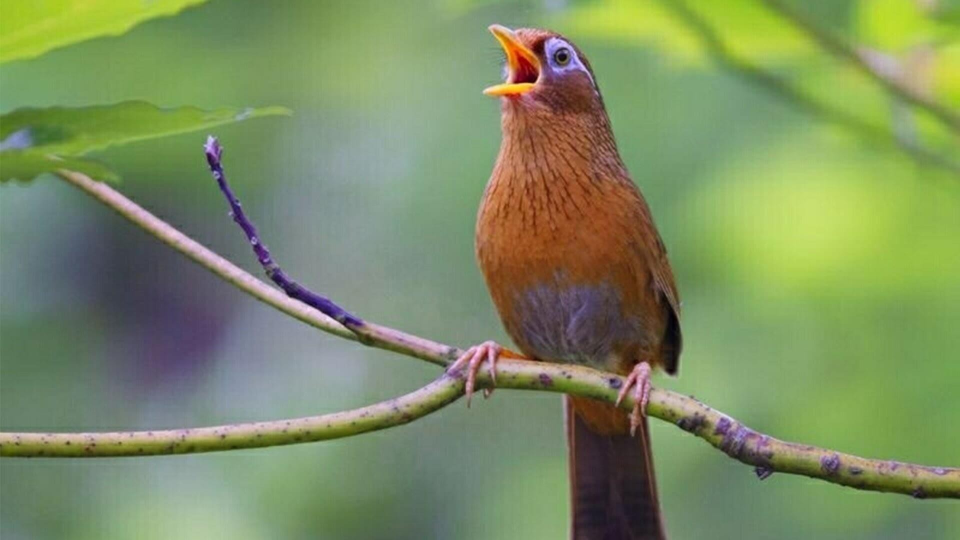
#> input picture data/samples/image-2.jpg, 1920 x 1080 px (shown at 1/2 size)
$ python -i wavelet_core.py   (imports and definitions only)
#> lines starting #> are read from the running program, lines starting #| are printed output that depends on the picture
#> in wavelet_hash_color, source is the input picture: PIL image 1920x1080 RGB; mean R, G, B 124.6, 140.7, 98.1
"""Core wavelet perceptual hashing algorithms (Slide 17 & Slide 18) and baseline hashes."""

from __future__ import annotations

import cv2
import numpy as np
import pywt
from PIL import Image


def _load_image_grayscale(image_input: str | np.ndarray | Image.Image) -> np.ndarray:
    """Normalize various image input formats into a 2D float32 grayscale NumPy array.

    Args:
        image_input: File path string, NumPy array (H, W) or (H, W, C), or PIL Image.

    Returns:
        np.ndarray: Grayscale float32 image of shape (H, W) normalized to [0.0, 255.0].
    """
    if isinstance(image_input, str):
        # PIL handles Unicode paths and makes the color conversion explicit.
        with Image.open(image_input) as source:
            return np.array(source.convert("L"), dtype=np.float32)

    if isinstance(image_input, Image.Image):
        pil_img = image_input.convert("L")
        return np.array(pil_img, dtype=np.float32)

    if isinstance(image_input, np.ndarray):
        if image_input.ndim == 2:
            return image_input.astype(np.float32)
        if image_input.ndim == 3:
            # NumPy color arrays follow the OpenCV BGR/BGRA convention.
            if image_input.shape[2] == 3:
                return cv2.cvtColor(
                    image_input.astype(np.uint8), cv2.COLOR_BGR2GRAY
                ).astype(np.float32)
            if image_input.shape[2] == 4:
                return cv2.cvtColor(
                    image_input.astype(np.uint8), cv2.COLOR_BGRA2GRAY
                ).astype(np.float32)

    raise ValueError(f"Unsupported image input type: {type(image_input)}")


def wavelet_hash(
    image: str | np.ndarray | Image.Image,
    wavelet: str = "db4",
    level: int = 1,
    bits: int = 8,
    mode: str = "median",
    image_size: tuple[int, int] = (256, 256),
) -> np.ndarray:
    """Calculate the project's LL-based hash; slide 18 does not define this design.

    Pipeline:
        1. Preprocess: Convert to grayscale float32 [0,1] and resize to image_size.
        2. Transform: Compute 2D Discrete Wavelet Transform (pywt.wavedec2).
        3. Extract: Isolate the approximation subband LL containing structural energy.
        4. Quantize: Binarize against the median (or mean) coefficient value.
        5. Encode: Return 1D binary bit array of length (bits * bits).

    Args:
        image: Path to image file, NumPy array, or PIL Image.
        wavelet: Mother wavelet family ('db4', 'haar', 'sym4', 'coif2'). Default 'db4'.
        level: Decomposition level (default 1).
        bits: Hash resolution along each axis, producing a total of (bits * bits) bits (default 8 -> 64 bits).
        mode: Quantization threshold mode ('median' or 'mean'). Default 'median'.
        image_size: Resize target (width, height), default (256, 256).

    Returns:
        np.ndarray: 1D uint8 array of 0s and 1s representing the binary hash code.
    """
    if bits < 1 or level < 1 or mode not in {"median", "mean"}:
        raise ValueError("Positive bits/level and median/mean mode are required.")
    if len(image_size) != 2 or min(image_size) < bits:
        raise ValueError("Image dimensions must be at least the hash side length.")
    img_gray = _load_image_grayscale(image)
    if not img_gray.size or not np.isfinite(img_gray).all():
        raise ValueError("Image must be nonempty and finite.")
    if img_gray.min() < 0 or img_gray.max() > 255:
        raise ValueError("Grayscale image values must be in [0,255] or [0,1].")
    if img_gray.max() > 1:
        img_gray = img_gray / 255.0
    img_resized = cv2.resize(img_gray, tuple(image_size), interpolation=cv2.INTER_AREA)
    if level > pywt.dwtn_max_level(img_resized.shape, wavelet):
        raise ValueError("Decomposition level exceeds the useful image/wavelet limit.")

    # 2D DWT Decomposition
    coeffs = pywt.wavedec2(img_resized, wavelet=wavelet, level=level, mode="symmetric")
#> coeffs = 2 items

    # coeffs[0] is the approximation subband cA_level (LL)
    ll_band = coeffs[0]
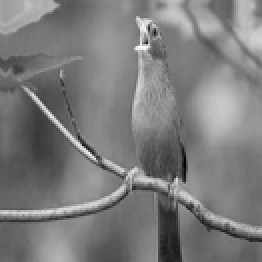
#> ll_band: shape (131, 131) float32 (shown 2 times larger); min 0.00576, max 2, mean 0.977; drawn with min black and max white

    # Resize LL to the configured bit-grid dimensions.
    ll_resized = cv2.resize(ll_band, (bits, bits), interpolation=cv2.INTER_AREA)

    # Quantization
    if mode == "mean":
        thresh = np.mean(ll_resized)
    else:
        thresh = np.median(ll_resized)
#> thresh = 0.971

    # Generate binary hash code
    hash_matrix = (ll_resized > thresh).astype(np.uint8)
    return hash_matrix.flatten()


def wavelet_hash_color(
    image: str | np.ndarray | Image.Image,
    wavelet: str = "db4",
    level: int = 1,
    bits: int = 8,
    mode: str = "median",
    image_size: tuple[int, int] = (256, 256),
) -> np.ndarray:
    """Hash an RGB image by concatenating independent R, G and B LL hashes.

    Args:
        image: RGB file/PIL image or RGB NumPy array shaped (H, W, 3).
        wavelet: Wavelet family passed to each 2D channel hash.
        level: Decomposition level for each channel.
        bits: Side length of each channel's bit matrix.
        mode: Per-channel LL threshold, ``median`` or ``mean``.
        image_size: Resize target as (width, height).

    Returns:
        Binary uint8 vector shaped (3 * bits * bits,), ordered R then G then B.
    """
    if isinstance(image, str):
        with Image.open(image) as source:
            rgb = np.asarray(source.convert("RGB"), dtype=np.uint8)
    elif isinstance(image, Image.Image):
        rgb = np.asarray(image.convert("RGB"), dtype=np.uint8)
    elif isinstance(image, np.ndarray):
        rgb = image
    else:
        raise ValueError("Expected an RGB image path, PIL image, or NumPy array.")
    if rgb.ndim != 3 or rgb.shape[2] != 3 or not rgb.size:
        raise ValueError("RGB array must have shape (H, W, 3) and be nonempty.")
    if not np.issubdtype(rgb.dtype, np.number) or not np.isfinite(rgb).all():
        raise ValueError("RGB image values must be finite numbers.")
    if rgb.min() < 0 or rgb.max() > 255:
        raise ValueError("RGB image values must be in [0,255] or [0,1].")
    return np.concatenate(
        [
            wavelet_hash(
                rgb[:, :, channel],
                wavelet=wavelet,
                level=level,
                bits=bits,
                mode=mode,
                image_size=image_size,
            )
            for channel in range(3)
        ]
    )
#> call 2 of wavelet_hash, with wavelet = 'db4', level = 1, bits = 8, mode = 'median', image_size = (256, 256)
#> in _load_image_grayscale (call 2), `return image_input.astype(np.float32)`:
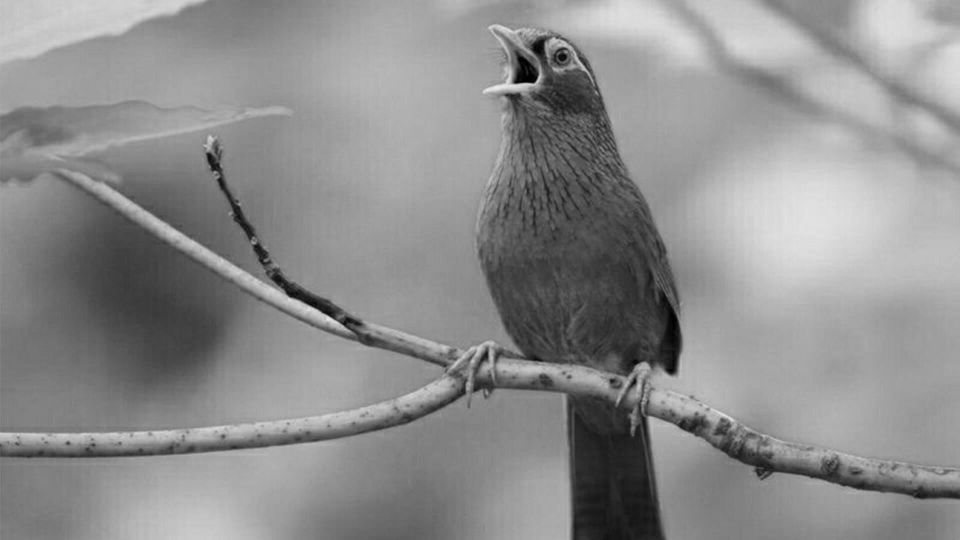
#> returned value: shape (1080, 1920) float32 (shown at 1/2 size); min 0, max 240, mean 140.7
#> in wavelet_hash (call 2), `img_resized = cv2.resize(img_gray, tuple(image_size), interpolation=cv..`:
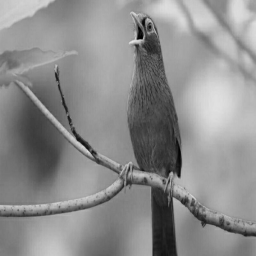
#> img_resized: shape (256, 256) float32; min 0.00268, max 0.912, mean 0.552
#> in wavelet_hash (call 2), `ll_band = coeffs[0]`:
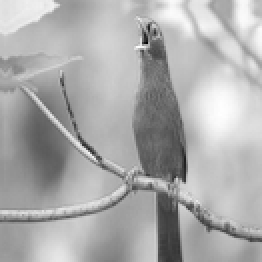
#> ll_band: shape (131, 131) float32 (shown 2 times larger); min -0.258, max 1.76, mean 1.11; drawn with min black and max white
#> in wavelet_hash (call 2), `thresh = np.median(ll_resized)`: thresh = 1.1
#> call 3 of wavelet_hash, with wavelet = 'db4', level = 1, bits = 8, mode = 'median', image_size = (256, 256)
#> in _load_image_grayscale (call 3), `return image_input.astype(np.float32)`:
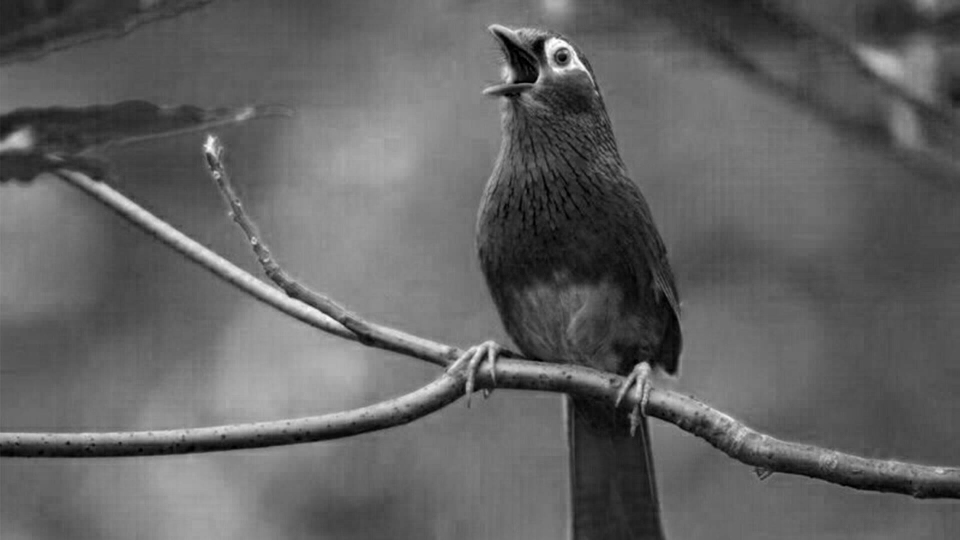
#> returned value: shape (1080, 1920) float32 (shown at 1/2 size); min 0, max 255, mean 98.1
#> in wavelet_hash (call 3), `img_resized = cv2.resize(img_gray, tuple(image_size), interpolation=cv..`:
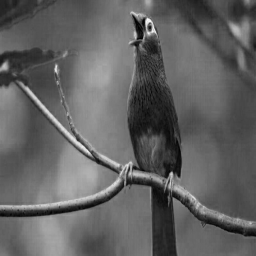
#> img_resized: shape (256, 256) float32; min 0.00372, max 0.973, mean 0.385
#> in wavelet_hash (call 3), `ll_band = coeffs[0]`:
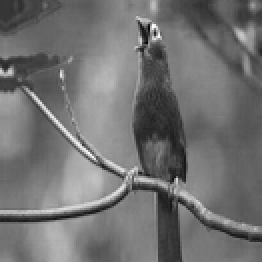
#> ll_band: shape (131, 131) float32 (shown 2 times larger); min -0.138, max 1.88, mean 0.766; drawn with min black and max white
#> in wavelet_hash (call 3), `thresh = np.median(ll_resized)`: thresh = 0.755


# [100 lines left out: functions wavelet_hash_slide17, average_hash, difference_hash, phash_dct, not called in this run]

>>> result = wavelet_hash_color('../../../data/samples/image-2.jpg')
#> result = 192 values, max 1 at index 0, min 0 at index 2, mean 0.5

$ run again, on data/samples/sample_traffic.jpg
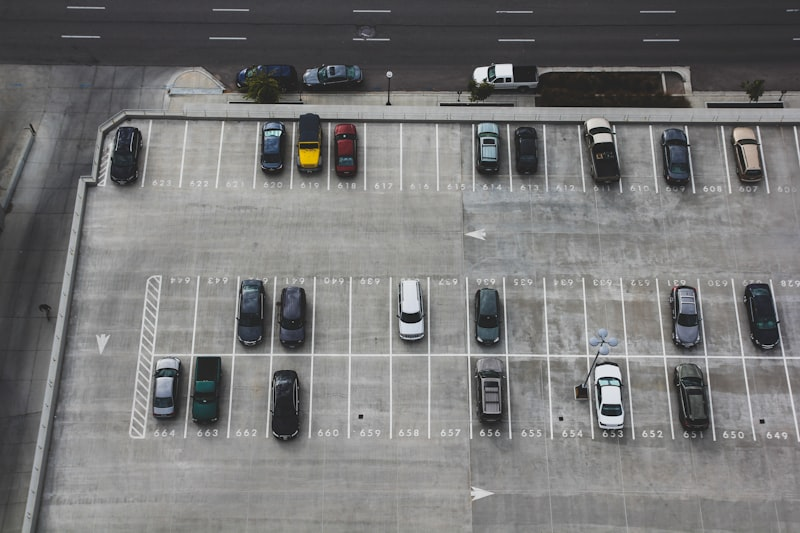
#> input picture data/samples/sample_traffic.jpg, 800 x 533 px
#> in wavelet_hash_color, source is the input picture: PIL image 800x533 RGB; mean R, G, B 119.6, 119.6, 119.4
#> in wavelet_hash, `img_resized = cv2.resize(img_gray, tuple(image_size), interpolation=cv..`:
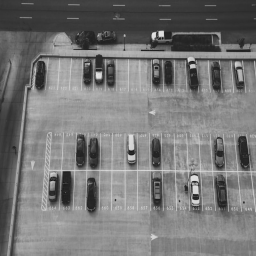
#> img_resized: shape (256, 256) float32; min 0.0888, max 0.897, mean 0.469
#> coeffs = 2 items
#> in wavelet_hash, `ll_band = coeffs[0]`:
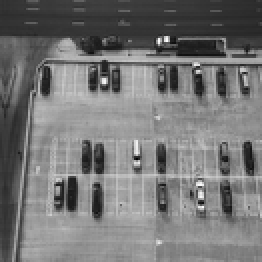
#> ll_band: shape (131, 131) float32 (shown 2 times larger); min 0.0702, max 1.9, mean 0.921; drawn with min black and max white
#> thresh = 0.984
#> result = 192 values, max 1 at index 18, min 0 at index 0, mean 0.5

$ run again, on data/samples/image-1.png
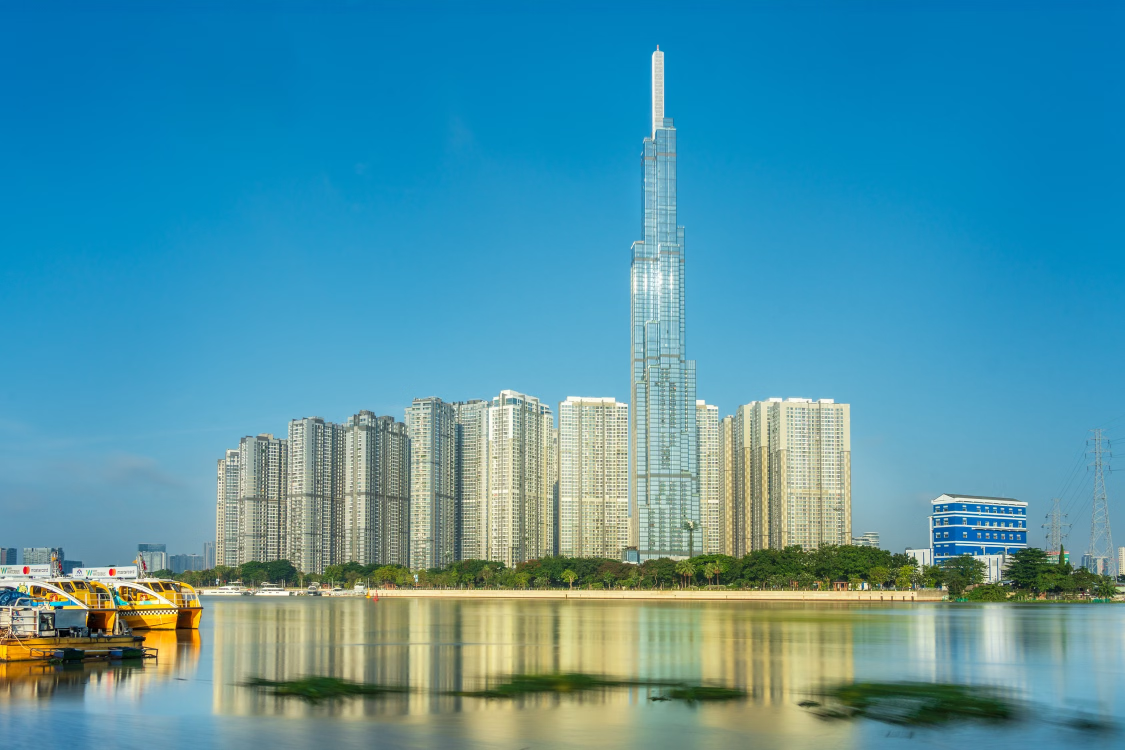
#> input picture data/samples/image-1.png, 2250 x 1500 px (shown at 1/2 size)
#> in wavelet_hash_color, source is the input picture: PIL image 2250x1500 RGB; mean R, G, B 78.3, 148.8, 168.4
#> in wavelet_hash, `img_resized = cv2.resize(img_gray, tuple(image_size), interpolation=cv..`:
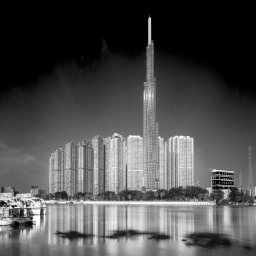
#> img_resized: shape (256, 256) float32; min 0, max 0.999, mean 0.307
#> coeffs = 2 items
#> thresh = 0.622
#> in wavelet_hash (call 3), `ll_band = coeffs[0]`:
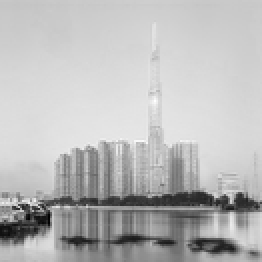
#> ll_band: shape (131, 131) float32 (shown 2 times larger); min -0.114, max 1.85, mean 1.32; drawn with min black and max white
#> thresh = 1.45
#> result = 192 values, max 1 at index 28, min 0 at index 0, mean 0.5

$ run again, on data/samples/image.png
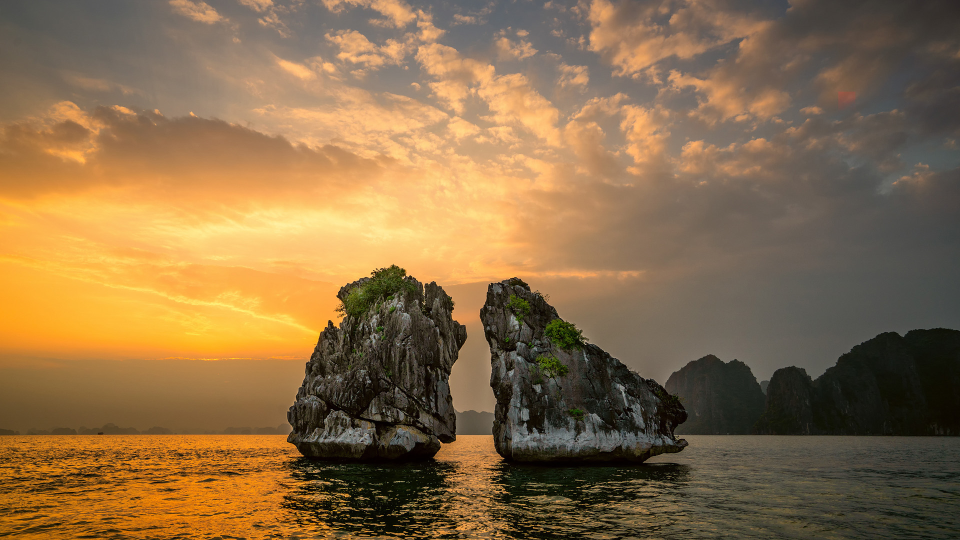
#> input picture data/samples/image.png, 1920 x 1080 px (shown at 1/2 size)
#> in wavelet_hash_color, source is the input picture: PIL image 1920x1080 RGB; mean R, G, B 137.9, 109, 72.1
#> coeffs = 2 items
#> thresh = 1.04
#> in wavelet_hash (call 3), `ll_band = coeffs[0]`:
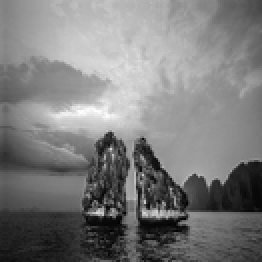
#> ll_band: shape (131, 131) float32 (shown 2 times larger); min -0.0351, max 1.19, mean 0.564; drawn with min black and max white
#> thresh = 0.581
#> result = 192 values, max 1 at index 2, min 0 at index 0, mean 0.5
